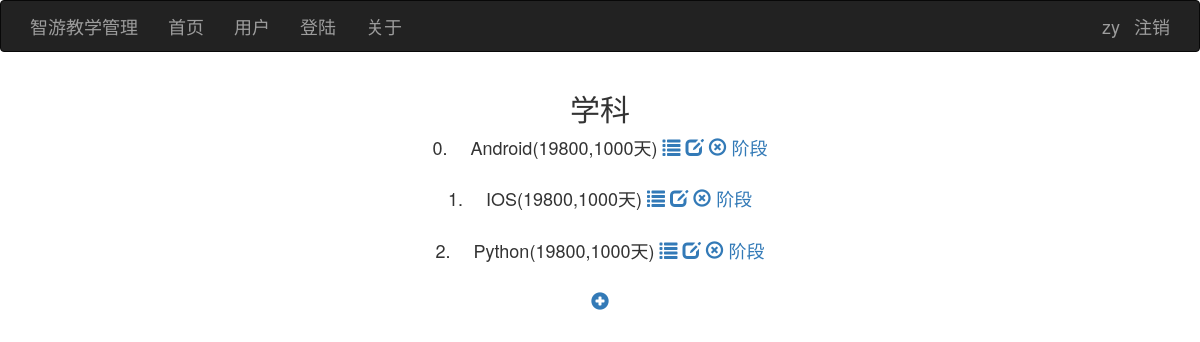
The app's page /subject/ (signed in) with its own data.
### managerApp/models.py (models this page shows)
class UserModel(AbstractUser):
    account = models.CharField(max_length=100)
    role = models.CharField(max_length=100)
    version = models.IntegerField(default=0,verbose_name='版本')

### subject/models.py (models this page shows, shortened)
class SubjectModel(models.Model):
    name = models.CharField(max_length=20,null=False)
    number = models.IntegerField(default=0,null=True)
    days = models.IntegerField(null=False)
    amount = models.CharField(max_length=100,null=False)
    assurance = models.CharField(max_length=100,null=False)
    remark = models.CharField(max_length=100,null=False)
    status = models.CharField(max_length=100,null=True)
    creator = models.CharField(max_length=100,null=True)
    create_time = models.DateTimeField(default=datetime.datetime.now())
    updater = models.CharField(max_length=100,null=True)
    update_time = models.DateTimeField(default=datetime.datetime.now())
    version = models.IntegerField(default=0, verbose_name='版本')
    class Meta:
        db_table = 'subject'
        verbose_name_plural = '学科'

### subject/views.py (the view, shortened to what this page needs)
# urls.py: path('',SubjectView.as_view(),name='home'),
class SubjectView(View):
    def get(self,request):
        subjects = SubjectModel.objects.filter(creator=request.user.id).order_by('number')
        return render(request,'subject/home.html',{'subjects':subjects})

### templates/subject/home.html (shortened to what this page needs)
{% extends 'base.html' %}
{% block main %}
    <div class="container">
        <h2 class="text-center">学科</h2>
        {% for subject in subjects %}
            <div class="text-center">
                {{subject.number}}.&#x3000;
                {{subject.name}}({{subject.amount}},{{subject.days}}天)
            <a href="/subject/detail/?subject_id={{subject.id}}"><span class="glyphicon glyphicon-list"></span></a>
            <a href="/subject/edit/?subject_id={{subject.id}}"><span class="glyphicon glyphicon-edit"></span></a>
            <a href="/subject/delete/?subject_id={{subject.id}}"><span class="glyphicon glyphicon-remove-circle"></span></a>
                <a href="/stage/list/?subject_id={{subject.id}}">阶段</a>
            <br>
                <br>
        {% endfor %}
            <a href="/subject/add">
                <span class="glyphicon glyphicon-plus-sign"></span>
            </a>
            </div>
    </div>
{% endblock %}

### templates/base.html (shortened to what this page needs)
{% load static %}
<!DOCTYPE html>
<html lang="en">
<head>
    <link rel="stylesheet" href="{% static 'css/bootstrap.css' %}">
</head>
<body>
    {% block nav %}
    <nav class="navbar navbar-inverse" role="navigation">
        <div class="container">
            <div class="navbar-header">
                <a class="navbar-brand" href="#">智游教学管理</a>
            </div>
            <div>
                <ul class="nav navbar-nav">
                    <li><a href="/subject">首页</a></li>
                    <li><a href="#">用户</a></li>
                    <li><a href="{% url 'login' %}">登陆</a></li>
                    <li><a href="#">关于</a></li>
                    {% if request.user.is_authenticated %}
                    <li id="loginname">
                        <a href="">{{request.user.username}}</a>
                    </li>
                    <li id="logoutname">
                        <a href="/user/logout">注销</a>
                    </li>
                    {% endif %}
                </ul>
            </div>
        </div>
    </nav>
    {% endblock %}
    {% block main %}{% endblock %}
</body>
</html>

### templates/subject/home.html (style rules this page uses)
.container { position: relative; font-size: large; }
#loginname { position: absolute; right: 50px; }
#logoutname { position: absolute; right: 0; }

### records on screen
UserModel: user.username "zy"
SubjectModel: number "0", name "Android", amount "19800", days "1000"
SubjectModel: number "1", name "IOS", amount "19800", days "1000"
SubjectModel: number "2", name "Python", amount "19800", days "1000"
